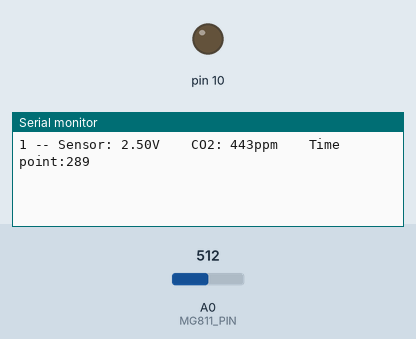
Simulated run of this sketch. Board: Arduino Uno, built with avr-gcc and run on an emulated ATmega328P. Parts: output pins drawn as LEDs (lit = HIGH), the last lines printed to the serial monitor. The test bench sets the inputs (shaded band); at power-on: A0 (MG811_PIN) = 512. Storage starts empty.

Above: at 1.2 s.
1.3 s: A0 (MG811_PIN) set to 558
At 2.2 s:
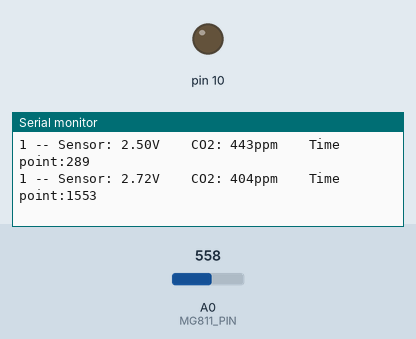
2.8 s: A0 (MG811_PIN) set to 576
At 5.1 s:
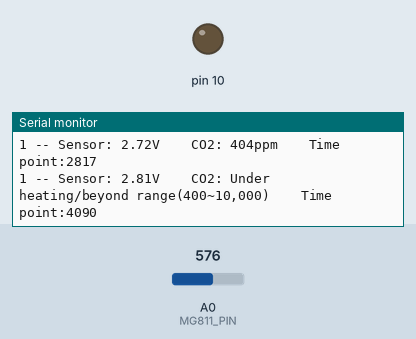

Measured:
- the behaviour switches between 564 and 565 on A0 (MG811_PIN) (found by bisection; images 1 and 2)
- after the input at 1.3 s, the serial monitor: prints a new line after 0.25 s (image 1)
- after the input at 2.8 s, the serial monitor: prints a new line after 1.3 s (image 2)

The sketch:

MG811_Sensor.ino
```cpp
/**
 *  Author: H.D. "Chip" McCullough IV
 *   Board: Arduino UNO R3
 * Sensors: DFRobot Gravity: Analog CO2 Arduino Compatable Sensor
 *          Catalex MicroSD Card Adapter
 *
 * This sketch operates the DFRobot MG811 CO2 sensor module and writes data to an
 *   attached SD card. CO2 concentration is read via a voltage rise or drop on the
 *   sensor and CO2 concentration (in ppm) can be derived using the CO2 sensitivity
 *   curve found here:
 *      http://image.dfrobot.com/image/data/SEN0159/CO2b%20MG811%20datasheet.pdf
 *
 * The sensor requires at least 5V to operate, but better readings can be taken
 *   between 6V and 11V. The response cutoff is at 12V, so do not power the sensor
 *   (or the board for that matter) with more than 12V!
 *
 * The sensor also requires minor calibration. This can be achieved by taking
 *   initial readings from the sensor ant matching it up with readings from
 *   a digital CO2 sensor.
 */

/************************Libraries**************************************************/

#include <SD.h>

/************************Hardware Related Macros************************************/

#define MG811_PIN             A0        /**
                                         *  Analog input channel
                                         */

#define BOOL_PIN              2         /**
                                         *  Arduino D2-CO2 sensor digital pin out,
                                         *  labeled with "D" on the PCB. Once CO2
                                         *  concentration is above a threshold value,
                                         *  it will output a digital high (1).
                                         */

#define CHIP_SELECT          10         /**
                                         *  SD I/O channel
                                         */

#define DC_GAIN               8.5        /**
                                          *  DC Gain of the amplifier
                                          */

/************************Software Related Macros************************************/

#define READ_SAMPLE_INTERVAL 50          /**
                                          *  Samples taken in a cycle
                                          */

#define READ_SAMPLE_TIMES     5          /**
                                          *  Time interval (ms) between each sample
                                          */

#define FILE_NAME        "CO2_Data.csv"  /**
                                          *  File name on SD card
                                          */

/************************Application Related Macros*********************************/

/* These values will vary from sensor to sensor -- these are the default values. */

#define ZERO_POINT_X         2.602       /**
                                          *  lg400 = 2.602 --
                                          *    Origin point of x-axis on curve
                                          */

#define ZERO_POINT_VOLTAGE   0.324       /**
                                          *  Sensor output (V) --
                                          *    CO2 concentration is 400ppm.
                                          */

#define MAX_POINT_VOLTAGE    0.265       /**
                                          *  Sensor output (V) --
                                          *    CO2 concentration is 10,000ppm
                                          */

#define REACTION_VOLTAGE     0.265       /**
                                          *  Sensor voltage drop --
                                          *    Sensor is moved "from air into
                                          *    1,000ppm of CO2
                                          */

/**************************************Globals**************************************/

/**
 * Two points are taken from the CO2 curve. A line is formed using these two points
 *   as a way of approximating the curve. Other approximation methods may be used
 *   to get a better estimate.
 * --------------------------------------------------------------------------------
 * CO2 Curve Format:
 *     { x, y, slope }
 *     Point 1:
 *         (log400 = 2.602, 0.324)
 *     Point 2:
 *         (log10,000 = 4, 0.265)
 *     Slope:
 *         (y1 - y2)        (0.324 - 0.265)
 *         --------- ==> --------------------
 *         (x1 - x2)     (log400 - log10,000)
 */
float CO2_Curve[3] = { ZERO_POINT_X, ZERO_POINT_VOLTAGE, (REACTION_VOLTAGE / (2.602 - 3)) };

/**
 *  Percentage
 */
int pct;

/**
 *  Flag for SD card
 */
int flag_sd;

/**
 *  Voltage
 */
float volts;

/**
 *  I/O File
 */
File dataFile;

/**
 * Function: bootSD
 * ----------------
 * Setup for attached SD card
 *     pin: Chip-Select pin
 *    file: file name
 *
 * returns: 1 -- Boot successful, and SD card can be used
 *          0 -- Boot unsuccessful, and SD card cannot be used
 */
int bootSD(int pin, String file) {

  int success = 0;

  pinMode(pin, OUTPUT);

  if (!SD.begin(pin)) {

    /* DEBUG: Print data to the console while connected to a computer */
    Serial.println("SD card initialization failed.");

  } else {

    dataFile = SD.open(file, FILE_WRITE);

    if (dataFile) {

      dataFile.println("Timestamp\tVoltage (V)\tCO2 (ppm)");
      success = 1;
      dataFile.close();

    } else {

      /* DEBUG: Print data to the console while connected to a computer */
      Serial.println("Could not open data file");

    }

  }

  return success;

}

/**
 * Function: openFile
 * ------------------
 * Open data file on SD card
 *
 *     file: file to open
 */
void openFile(String file) {
  dataFile = SD.open(file, FILE_WRITE);
  if (dataFile) {
    flag_sd = 1;
  } else {
    flag_sd = 0;
  }
}

/**
 * Function: closeFile
 * -------------------
 * Close data file on SD card
 */
void closeFile() {
  dataFile.close();
}

/**
 * Function: readMG811
 * -------------------
 * Read the output of the C02 Sensor module.
 *
 *     pin: Analog channel
 *
 * returns: Average output voltage of CO2 module
 */
float readMG811(int pin) {

  int i;
  float v = 0;

  for (i = 0; i < READ_SAMPLE_TIMES; i++) {
    v += analogRead(pin);
    delay(READ_SAMPLE_INTERVAL);
  }

  v = (v / READ_SAMPLE_TIMES) * 5 / 1024;

  return v;

}

/**
 * Function: getPpm
 * ----------------
 * Convert the average output voltage of the sensor module to CO2 concentration
 * in parts per million (ppm)
 *
 * voltage: Average output voltage of the CO2 module
 *  pcurve: Pointer to the CO2 curve
 *
 * returns: CO2 concentration in parts per million (ppm)
 */
int getPpm(float voltage, float *pcurve) {

  int ppm = -1;

  voltage = voltage / DC_GAIN;

  if (voltage <= ZERO_POINT_VOLTAGE) {
    ppm = pow(10, (voltage - pcurve[1]) / pcurve[2] + pcurve[0]);
  }

  voltage = 0;

  return ppm;

}

/**
 * Function: setup
 * ---------------
 * Runs initial setup code for Arduino and attached modules.
 *
 *   1) Begin clock signal on Arduino
 *   2) Boot SD card
 *   3) Set digital pin to recieve input from MG811 sensor
 *   4) Activate digital pin
 *
 */
void setup() {

  Serial.begin(9600);
  flag_sd = bootSD(CHIP_SELECT, FILE_NAME);
//  pinMode(BOOL_PIN, INPUT);
//  digitalWrite(BOOL_PIN, HIGH);

}

/**
 * Function: loop
 * --------------
 * Runs activity in a loop after initial setup.
 */
void loop() {

  openFile(FILE_NAME);

  volts = readMG811(MG811_PIN);

  if (flag_sd) {
    dataFile.print(millis());
    dataFile.print("\t");
    dataFile.print(volts);
    dataFile.print("\t");
  }

  /* DEBUG: Print data to the console while connected to a computer */
  if (Serial) {
    Serial.print(flag_sd);
    Serial.print(" -- ");
    Serial.print("Sensor: ");
    Serial.print(volts);
    Serial.print("V\t\t");
  }

  pct = getPpm(volts, CO2_Curve);

  if (flag_sd) {
    if (pct == -1) {
      dataFile.print("-1");
    } else {
      dataFile.print(pct);
    }
    dataFile.print("\n");
  }

  /* DEBUG: Print data to the console while connected to a computer */
  if (Serial) {
    Serial.print("CO2: ");
    if (pct == -1) {
      Serial.print("Under heating/beyond range(400~10,000)");
    } else {
      Serial.print(pct);
      Serial.print("ppm");
    }
    Serial.print( "\t\tTime point:" );
    Serial.print(millis());
//    Serial.print("\n");
//    if (digitalRead(BOOL_PIN) ) {
//      Serial.print( "===== BOOL is 1 ======" );
//    } else {
//      Serial.print( "===== BOOL is 0 ======" );
//    }
    Serial.print("\n");
  }

  closeFile();

  /* Wait 1s before taking next readings */
  delay(1000);

}
```
